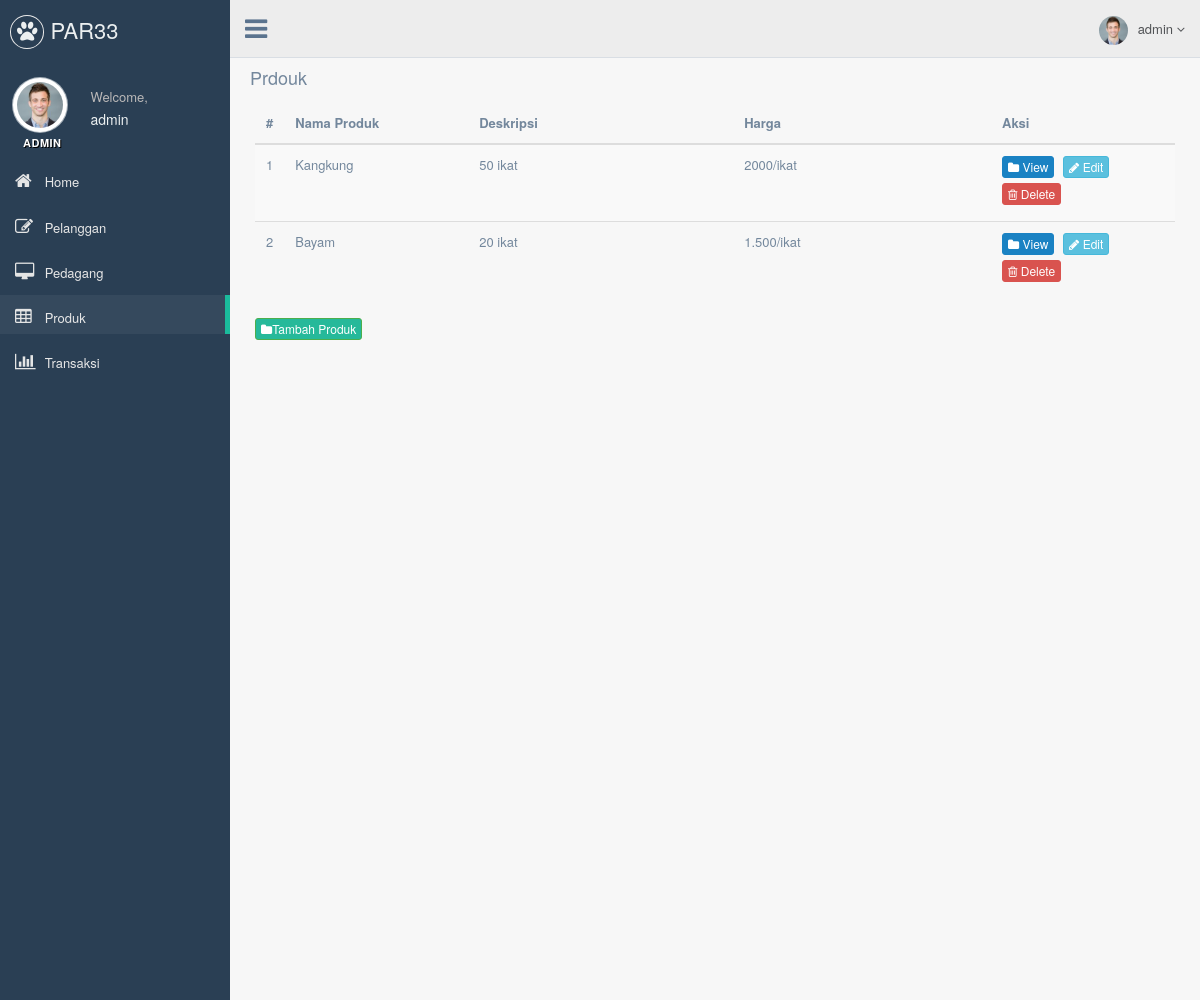
The app's page /layanan/WEB/partigatiga/production/index.php?halaman=produk (signed in) with its own data.
### tables this page shows
CREATE TABLE `produk` (
  `id_produk` int(11) NOT NULL,
  `nama_produk` varchar(200) NOT NULL,
  `kategori_produk` varchar(200) NOT NULL,
  `harga` varchar(200) NOT NULL,
  `stok_produk` varchar(200) NOT NULL,
  `gambar` varchar(23456) NOT NULL
);

### layanan/WEB/partigatiga/production/produk.php (the view)
<h2>Prdouk</h2>
<div class="x_content">
    <table class="table table-striped projects">
        <thead>
            <tr>
                <th style="width: 1%">#</th>
                <th style="width: 20%">Nama Produk</th>
                <th>Deskripsi</th>
                <th>Harga</th>
                <th style="width: 20%">Aksi</th>
            </tr>
        </thead>
        <tbody>
        <?php $nomor=1; ?>
        <?php $get=$connect->query("SELECT * FROM produk"); ?>
        <?php while($pecah = $get->fetch_assoc()){ ?>
            <tr>
                <td><?php echo $nomor; ?></td>
                <td>
                    <?php echo $pecah['nama_produk']; ?>
                </td>
                <td>
                    <?php echo $pecah['stok_produk']; ?>
                </td>
                <td class="project_progress">
                    <?php echo $pecah['harga']; ?>
                </td>
                <td>
                    <a href="index.php?halaman=detail_produk&id=<?php echo $pecah['id_produk']; ?>" class="btn btn-primary btn-xs" ><i class="fa fa-folder"></i> View </a>
                    <a href="#" class="btn btn-info btn-xs"><i class="fa fa-pencil"></i> Edit </a>
                    <a href="index.php?halaman=hapus_produk&id=<?php echo $pecah['id_produk']; ?>" class="btn btn-danger btn-xs"><i class="fa fa-trash-o"></i> Delete </a>
                </td>
            </tr>
            <?php $nomor++;?>
            <?php } ?>
        </tbody>
    </table>
    <a href="index.php?halaman=tambah_produk" class="btn btn-success btn-xs"><i class="fa fa-folder"></i>Tambah Produk</a>
</div>

### records on screen
produk: nama_produk "Kangkung", stok_produk "50 ikat", harga "2000/ikat"
produk: nama_produk "Bayam", stok_produk "20 ikat", harga "1.500/ikat"

### other values on screen
$_SESSION['administrator']['nama'] "admin"
